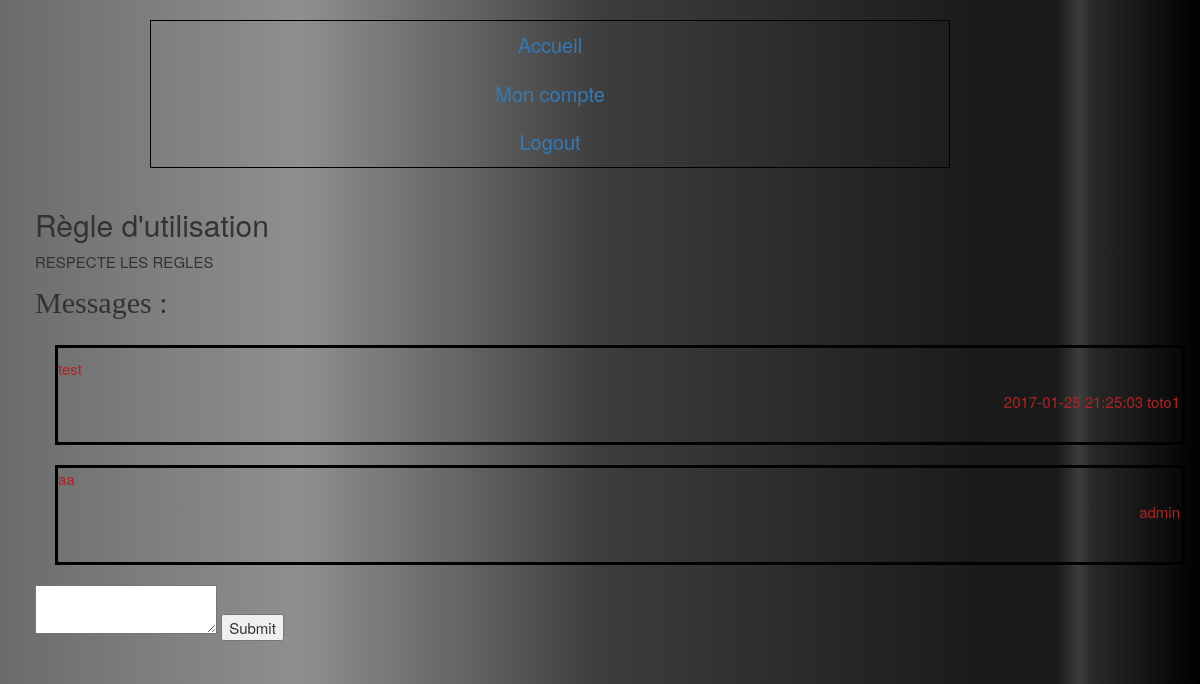
/topic.php?id=1 (signed in), run on the app's committed database.
### tables this page shows
CREATE TABLE `topic` (
  `id_t` int(11) NOT NULL,
  `id_c` int(11) NOT NULL,
  `id_u` int(11) NOT NULL,
  `titre` varchar(255) NOT NULL,
  `resume` text NOT NULL,
  `contenut` text NOT NULL
);

CREATE TABLE `message` (
  `id_m` int(11) NOT NULL,
  `contenu` text,
  `dateenvoie` datetime DEFAULT NULL,
  `id_u` int(11) NOT NULL,
  `id_t` int(11) NOT NULL,
  `id_c` int(11) NOT NULL
);

CREATE TABLE `user` (
  `id_u` int(11) NOT NULL,
  `login` varchar(50) DEFAULT NULL,
  `mdp` varchar(50) DEFAULT NULL,
  `email` varchar(50) DEFAULT NULL,
  `avtar` varchar(255) DEFAULT NULL,
  `lvl` int(11) DEFAULT NULL,
  `dateinscription` datetime DEFAULT NULL,
  `datealstco` datetime DEFAULT NULL
);

### topic.php (the view, shortened to what this page needs)
<?php include("headerFOFO.php"); include("menu.php"); ?>
    <div class="row">
        <div class="contenair">
            <?php
			$id_t = $_GET['id'];
			$requete = $bdd->query("SELECT * FROM topic,categorie WHERE topic.id_t=$id_t and categorie.id_c = topic.id_c") ;
			while($reponse = $requete->fetch())
			{
				if( isset ($_SESSION['connecte']))
				{
					echo"<h2  >".$reponse['titre']."</h2>";
					echo "<p>".$reponse['resume']."<p>";
				}
		      else
				{
					echo"<h2 class='popo'>".$reponse['titre']."</h2>";
					echo "<p>".$reponse['contenut']."<p>";
					echo "<p class='bas'>connectez vous pour  répondre</p>";
				}
			}
  ?>
                <div class="aaaa">
                    <p>Messages :</p>
                </div>
                <?php
		if( isset ($_SESSION['connecte']))
				{   $requete = $bdd->query("SELECT * from message ,topic,categorie,user where topic.id_t = message.id_t and message.id_u = user.id_u and categorie.id_c=message.id_c order by message.id_m desc , message.contenu    ") ;
                    while($reponse = $requete->fetch())
                     {
                        if (($_SESSION['id_c']='1'))
                        echo "<div class='coaa' >";
                        echo "<p >".$reponse['contenu']."</p>";
                        echo "<p class='zolie'>".$reponse['login']. "<p>";
                        echo "<p class='zolie'>".$reponse['dateenvoie']."</p>";
                        echo "</div>" ;
                     }
                }
                 echo"<form method='post' action='#' class='decale'>
					<textarea id='ckeditor' name='message' ></textarea>
                    <input type=submit name=submit >
					</form>
					<script src='http://cdn.ckeditor.com/4.5.11/basic/ckeditor.js'></script>
					<script> CKEDITOR.replace('ckeditor'); </script>";
?> </div>
    </div>
        <?php include("footerFOFO.php"); ?>

### HeaderFOFO.php (shortened to what this page needs)
<html>
	<head>
		<link rel="stylesheet" href="bootstrap.css"/>
		<link rel="stylesheet" href="StyleFOFO.css"/>
	</head>
	<body>
	<div class="central">

### menu.php
<div class=" menu2 bouge grandir margehaut ">
    <div class="col-sm-12 paddingTop20">
        <nav class="nav-divider">
            <ul class="nav menu  ">
                <li><a href="index.php">Accueil</a></li>
                <li>
                    <?php
                     if(isset($_SESSION['connecte']))
                    {
                        $id=$_SESSION['id'];
                        echo "<a href='compte.php?id=$id'>Mon compte</a>";
                    }
                    ?> </li>
                <li>
                    <?php if(isset($_SESSION['connecte']))
                    {
                        echo"<a href='logout.php'>Logout</a>";
                    }
                    else
                    {
                        echo"<a href='login.php'>Login</a>";
                        echo"<a href='inscription.php'>Inscription</a>";
                    }
                    ?> </li>
            </ul>
        </nav>
    </div>
</div>

### FooterFOFO.php (shortened to what this page needs)
	</div>
	</body>
</html>

### styleFOFO.css (style rules this page uses)
body { background: rgba(107,107,107,1); background: -moz-linear-gradient(left, rgba(107,107,107,1) 0%, rgba(125,125,125,1) 12%, rgba(143,143,143,1) 25%, rgba(99,99,99,1) 39%, rgba(61,61,61,1) 50%, rgba(58,58,58,1) 53%, rgba(26,26,26,1) 82%, rgba(26,26,26,1) 88%, rgba(26,26,26,1) 88%, rgba(61,61,61,1) 90%, rgba(41,41,41,1) 91%, rgba(0,0,0,1) 100%); background: -webkit-gradient(left top, right top, color-stop(0%, rgba(107,107,107,1)), color-stop(12%, rgba(125,125,125,1)), color-stop(25%, rgba(143,143,143,1)), color-stop(39%, rgba(99,99,99,1)), color-stop(50%, rgba(61,61,61,1)), color-stop(53%, rgba(58,58,58,1)), color-stop(82%, rgba(26,26,26,1)), color-stop(88%, rgba(26,26,26,1)), color-stop(88%, rgba(26,26,26,1)), color-stop(90%, rgba(61,61,61,1)), color-stop(91%, rgba(41,41,41,1)), color-stop(100%, rgba(0,0,0,1))); background: -webkit-linear-gradient(left, rgba(107,107,107,1) 0%, rgba(125,125,125,1) 12%, rgba(143,143,143,1) 25%, rgba(99,99,99,1) 39%, rgba(61,61,61,1) 50%, rgba(58,58,58,1) 53%, rgba(26,26,26,1) 82%, rgba(26,26,26,1) 88%, rgba(26,26,26,1) 88%, rgba(61,61,61,1) 90%, rgba(41,41,41,1) 91%, rgba(0,0,0,1) 100%); background: -o-linear-gradient(left, rgba(107,107,107,1) 0%, rgba(125,125,125,1) 12%, rgba(143,143,143,1) 25%, rgba(99,99,99,1) 39%, rgba(61,61,61,1) 50%, rgba(58,58,58,1) 53%, rgba(26,26,26,1) 82%, rgba(26,26,26,1) 88%, rgba(26,26,26,1) 88%, rgba(61,61,61,1) 90%, rgba(41,41,41,1) 91%, rgba(0,0,0,1) 100%); background: -ms-linear-gradient(left, rgba(107,107,107,1) 0%, rgba(125,125,125,1) 12%, rgba(143,143,143,1) 25%, rgba(99,99,99,1) 39%, rgba(61,61,61,1) 50%, rgba(58,58,58,1) 53%, rgba(26,26,26,1) 82%, rgba(26,26,26,1) 88%, rgba(26,26,26,1) 88%, rgba(61,61,61,1) 90%, rgba(41,41,41,1) 91%, rgba(0,0,0,1) 100%); background: linear-gradient(to right, rgba(107,107,107,1) 0%, rgba(125,125,125,1) 12%, rgba(143,143,143,1) 25%, rgba(99,99,99,1) 39%, rgba(61,61,61,1) 50%, rgba(58,58,58,1) 53%, rgba(26,26,26,1) 82%, rgba(26,26,26,1) 88%, rgba(26,26,26,1) 88%, rgba(61,61,61,1) 90%, rgba(41,41,41,1) 91%, rgba(0,0,0,1) 100%); filter: progid:DXImageTransform.Microsoft.gradient( startColorstr='#6b6b6b', endColorstr='#000000', GradientType=1 ); font-size:15px; }
.margehaut { margin-top:20px; }
.grandir { font-size:30px; }
.bouge { ; display: inline-block; }
div.central { width:1100px; margin:auto; }
.coaa { width: 100% ; height: 100px;margin: 20px; border: 2px black solid ; color: firebrick; font-size: 15px; }
.aaaa { font-size: 30px; font-family: fantasy }
.coaa { width: 100% ; height: 100px;margin: 20px; border:3px black solid ; }
.zolie { float: right;margin: 2px; }
.menu2 { width:800px;text-align:center;border:1px solid black; font-size:20px; margin:20px;margin-left:100px ; }

### data on the page
topic: titre "Règle d'utilisation", resume "RESPECTE LES REGLES"
message: contenu "test", user.login "toto1", dateenvoie "2017-01-25 21:25:03"
message: contenu "aa", user.login "admin"
